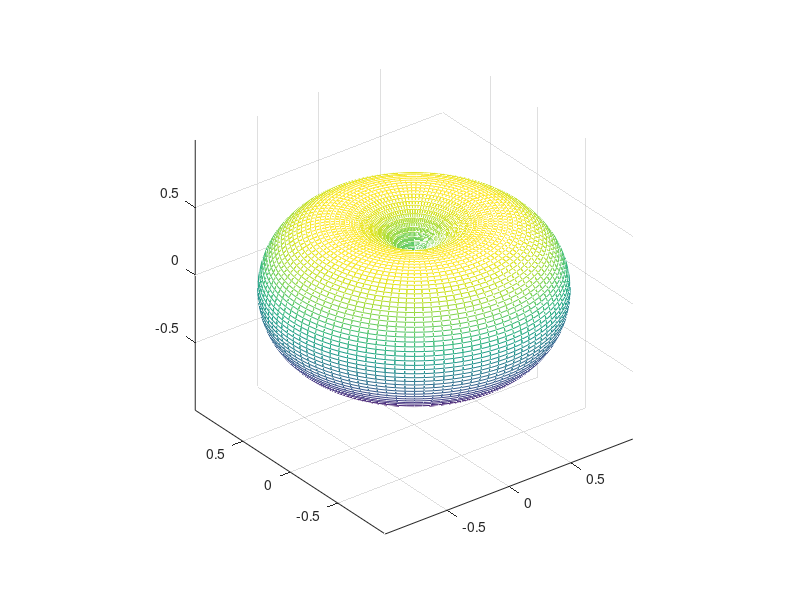
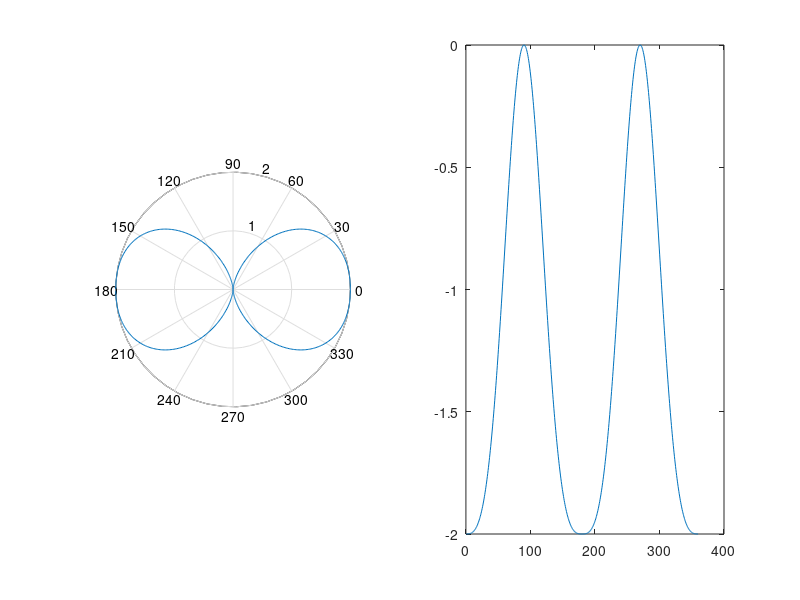

Recreate these plots in MATLAB, in order.
clear all;
close all;

theta = linspace(0,2*pi,100);
phi  = linspace(0,2*pi,100);

[theta,phi]  = meshgrid(theta,phi);

r = sin(theta).^1;
x = r.*sin(theta).*cos(phi);
y = r.*sin(theta).*sin(phi);
z = r.*cos(theta);

mesh(x,y,z);
axis equal;


freq = 978e6;
c = 299792458;

lam=c/freq;
k=2*pi/lam;
L=(lam/2)*1; %L=length of monopole.
t=0:0.01:2*pi;

    
    num=cos(k*L)-cos(k*L*cos(t));
        den=sin(t);
%         e=20*log10(abs(num./den));
        e=(abs(num./den));
        e = e-max(e);
        deg=t*180/pi;
        
        
    figure;
    subplot(1,2,1);
    polar(t,e);
    subplot(1,2,2);
    plot(deg,e);